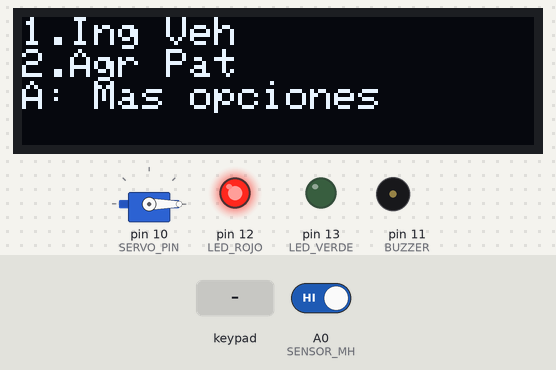
A sketch run on a simulated Arduino Uno, built with avr-gcc and run on an emulated ATmega328P. Shown: servo, 128×32 one-colour display, output pins drawn as LEDs (lit = HIGH), buzzer (waves = sounding). Inputs (shaded band) come from the test bench; at power-on: A0 (SENSOR_MH) HIGH. EEPROM starts erased.

Above: at 1.5 s.
1.6 s: keypad keys 4 5 6 B # pressed 0.4 s apart
At 4.8 s:
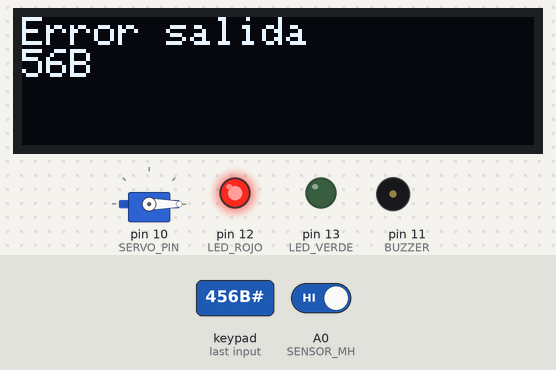
5.1 s: keypad keys 1 2 3 4 # pressed 0.4 s apart
At 7.9 s:
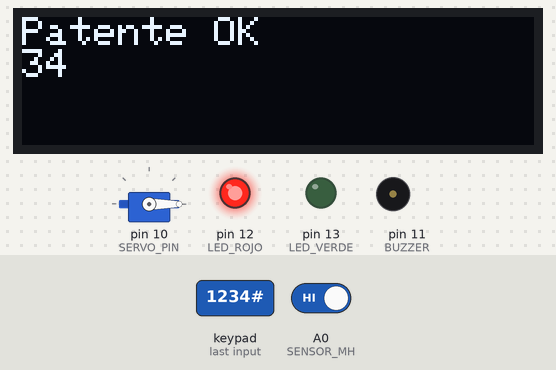
10.1 s: key '1' pressed
At 11.2 s:
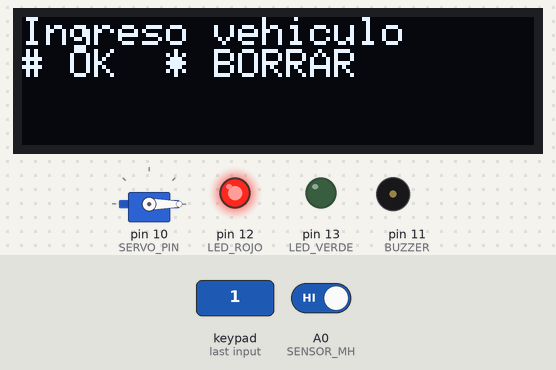
11.6 s: keypad keys 7 8 9 C # pressed 0.4 s apart
At 14.7 s:
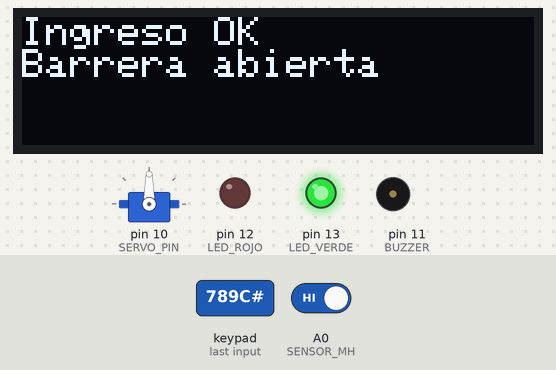
16.6 s: key '3' pressed
At 17.1 s:
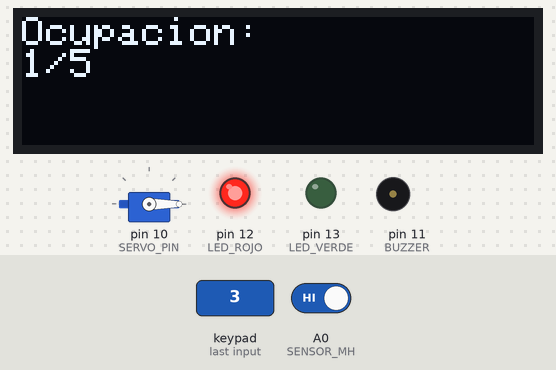
19.6 s: key 'A' pressed
At 20.8 s:
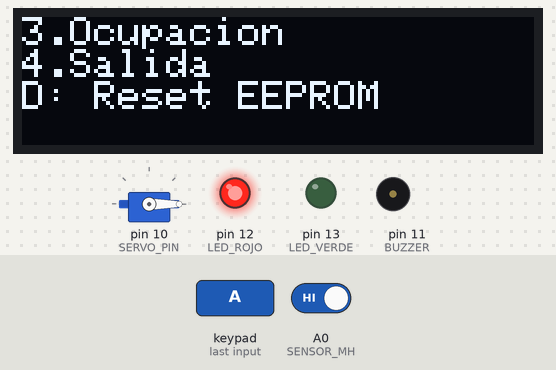
Timing chart, 0 to 22.1 s (numbered marks = the images above; inputs shaded):
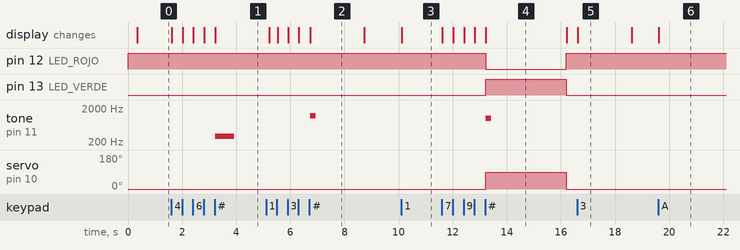

The sketch:

Sistema_de_barrera_con_apertura_por_patente.ino
```cpp
// PROYECTO SIN DELAY + EEPROM
// Barrera por patente + OLED + teclado + servo + sensor MH

#include <Wire.h>
#include <Adafruit_GFX.h>
#include <Adafruit_SSD1306.h>
#include <Keypad.h>
#include <Servo.h>
#include <EEPROM.h>

// OLED
#define ANCHO 128
#define ALTO 32
#define OLED_RESET -1

Adafruit_SSD1306 display(ANCHO, ALTO, &Wire, OLED_RESET);
Servo SERVO;

// PINES
#define SERVO_PIN 10
#define LED_VERDE 13
#define LED_ROJO 12
#define BUZZER 11
#define SENSOR_MH A0

// ESTADOS
#define MENU 0
#define LEYENDO_PATENTE 1
#define ABIERTO 2
#define MENSAJE 3

// ACCIONES
#define NINGUNA 0
#define INGRESO 1
#define AGREGAR 2
#define SALIDA 3

int estado = MENU;
int accion = NINGUNA;

// EEPROM
#define EEPROM_MARCA_ADDR 0
#define EEPROM_CANT_ADDR 1
#define EEPROM_OCUP_ADDR 2
#define EEPROM_PAT_ADDR 10
#define EEPROM_MARCA 85

// TECLADO
const byte FILAS = 4;
const byte COLUMNAS = 4;

char teclas[FILAS][COLUMNAS] = {
  {'1','2','3','A'},
  {'4','5','6','B'},
  {'7','8','9','C'},
  {'*','0','#','D'}
};

byte pinesFilas[FILAS] = {9, 8, 7, 6};
byte pinesColumnas[COLUMNAS] = {5, 4, 3, 2};

Keypad teclado = Keypad(makeKeymap(teclas), pinesFilas, pinesColumnas, FILAS, COLUMNAS);

// PATENTES
char patente[8];
int indice = 0;

char patentes[10][8] = {
  "1234",
  "456B",
  "789C"
};

int cantidadPatentes = 3;

// ESTACIONAMIENTO
int ocupacion = 0;
int capacidadMaxima = 5;

// MENU
bool pagina = false;

// TIEMPOS
unsigned long tiempoActual = 0;
unsigned long tiempoInicio = 0;
unsigned long tiempoBarrera = 3000;
unsigned long tiempoMensaje = 2000;

// SENSOR
bool sensorDetectaEnLow = true;

void setup() {
  Serial.begin(9600);

  pinMode(LED_VERDE, OUTPUT);
  pinMode(LED_ROJO, OUTPUT);
  pinMode(BUZZER, OUTPUT);
  pinMode(SENSOR_MH, INPUT_PULLUP);

  SERVO.attach(SERVO_PIN);
  cerrarBarrera();

  Wire.begin();

  if (!display.begin(SSD1306_SWITCHCAPVCC, 0x3C)) {
    Serial.println("Error OLED");
    while (true);
  }

  display.clearDisplay();
  display.setTextColor(SSD1306_WHITE);
  display.setTextSize(1);
  display.display();

  limpiarPatente();

  cargarDesdeEEPROM();

  mostrarMenu();
}

void loop() {
  tiempoActual = millis();

  char tecla = teclado.getKey();

  if (tecla) {
    leerTecla(tecla);
  }

  if (estado == ABIERTO) {

    if (sensorDetectado()) {
      tiempoInicio = tiempoActual;
      mensaje("Vehiculo detectado", "No cerrar");
    }

    if (tiempoActual - tiempoInicio >= tiempoBarrera) {
      cerrarBarrera();
      limpiarPatente();
      estado = MENU;
      mostrarMenu();
    }
  }

  if (estado == MENSAJE) {
    if (tiempoActual - tiempoInicio >= tiempoMensaje) {
      limpiarPatente();
      estado = MENU;
      mostrarMenu();
    }
  }
}

void leerTecla(char tecla) {

  if (estado == MENU) {

    if (tecla == 'A') {
      pagina = !pagina;
      mostrarMenu();
    }

    else if (tecla == '1') {
      accion = INGRESO;
      limpiarPatente();
      estado = LEYENDO_PATENTE;
      pantallaPatente("Ingreso vehiculo");
    }

    else if (tecla == '2') {
      accion = AGREGAR;
      limpiarPatente();
      estado = LEYENDO_PATENTE;
      pantallaPatente("Agregar patente");
    }

    else if (tecla == '3') {
      pantallaOcupacion();
      estado = MENSAJE;
      tiempoInicio = tiempoActual;
    }

    else if (tecla == '4') {
      accion = SALIDA;
      limpiarPatente();
      estado = LEYENDO_PATENTE;
      pantallaPatente("Salida vehiculo");
    }

    else if (tecla == 'D') {
      inicializarEEPROM();
      mensaje("EEPROM RESET", "Datos iniciales");
      estado = MENSAJE;
      tiempoInicio = tiempoActual;
    }
  }

  else if (estado == LEYENDO_PATENTE) {

    if (tecla == '*') {
      limpiarPatente();
      pantallaPatente("Patente:");
    }

    else if (tecla == '#') {
      ejecutarAccion();
    }

    else {
      agregarCaracter(tecla);
    }
  }
}

void ejecutarAccion() {

  if (accion == INGRESO) {

    if (patenteExiste()) {

      if (ocupacion < capacidadMaxima) {
        ocupacion++;
        guardarOcupacionEEPROM();

        mensaje("Ingreso OK", "Barrera abierta");
        abrirBarrera();

        tone(BUZZER, 1000, 200);

        estado = ABIERTO;
        tiempoInicio = tiempoActual;
      }

      else {
        mensaje("Sin lugar", "Estac. lleno");
        tone(BUZZER, 250, 700);

        estado = MENSAJE;
        tiempoInicio = tiempoActual;
      }
    }

    else {
      mensaje("No registrada", patente);
      tone(BUZZER, 300, 700);

      estado = MENSAJE;
      tiempoInicio = tiempoActual;
    }
  }

  else if (accion == AGREGAR) {

    if (cantidadPatentes < 10) {
      strcpy(patentes[cantidadPatentes], patente);

      guardarPatenteEEPROM(cantidadPatentes);

      cantidadPatentes++;
      guardarCantidadEEPROM();

      mensaje("Patente OK", patente);
      tone(BUZZER, 1200, 200);
    }

    else {
      mensaje("Lista llena", "Max 10 patentes");
      tone(BUZZER, 300, 700);
    }

    estado = MENSAJE;
    tiempoInicio = tiempoActual;
  }

  else if (accion == SALIDA) {

    if (patenteExiste() && ocupacion > 0) {
      ocupacion--;
      guardarOcupacionEEPROM();

      mensaje("Salida OK", "Barrera abierta");

      abrirBarrera();

      tone(BUZZER, 900, 200);

      estado = ABIERTO;
      tiempoInicio = tiempoActual;
    }

    else {
      mensaje("Error salida", patente);
      tone(BUZZER, 300, 700);

      estado = MENSAJE;
      tiempoInicio = tiempoActual;
    }
  }
}

bool patenteExiste() {
  for (int i = 0; i < cantidadPatentes; i++) {
    if (strcmp(patente, patentes[i]) == 0) {
      return true;
    }
  }

  return false;
}

bool sensorDetectado() {
  int lectura = digitalRead(SENSOR_MH);

  if (sensorDetectaEnLow == true) {
    return lectura == LOW;
  } else {
    return lectura == HIGH;
  }
}

void agregarCaracter(char tecla) {
  if (indice < 7) {
    patente[indice] = tecla;
    indice++;
    patente[indice] = '\0';

    display.clearDisplay();
    display.setTextSize(1);
    display.setCursor(0, 0);
    display.println("Patente:");

    display.setTextSize(2);
    display.setCursor(0, 16);
    display.print(patente);

    display.setTextSize(1);
    display.display();
  }
}

void limpiarPatente() {
  indice = 0;
  patente[0] = '\0';
}

void abrirBarrera() {
  SERVO.write(90);
  digitalWrite(LED_VERDE, HIGH);
  digitalWrite(LED_ROJO, LOW);
}

void cerrarBarrera() {
  SERVO.write(0);
  digitalWrite(LED_VERDE, LOW);
  digitalWrite(LED_ROJO, HIGH);
}

void mostrarMenu() {
  display.clearDisplay();
  display.setTextSize(1);
  display.setCursor(0, 0);

  if (!pagina) {
    display.println("1.Ing Veh");
    display.println("2.Agr Pat");
    display.println("A: Mas opciones");
  }
  else {
    display.println("3.Ocupacion");
    display.println("4.Salida");
    display.println("D: Reset EEPROM");
  }

  display.display();
}

void pantallaPatente(const char* titulo) {
  display.clearDisplay();
  display.setTextSize(1);
  display.setCursor(0, 0);
  display.println(titulo);
  display.println("# OK  * BORRAR");
  display.display();
}

void pantallaOcupacion() {
  display.clearDisplay();
  display.setTextSize(1);
  display.setCursor(0, 0);
  display.println("Ocupacion:");
  display.print(ocupacion);
  display.print("/");
  display.println(capacidadMaxima);
  display.display();
}

void mensaje(const char* linea1, const char* linea2) {
  display.clearDisplay();
  display.setTextSize(1);
  display.setCursor(0, 0);
  display.println(linea1);
  display.println(linea2);
  display.display();
}

// ================= EEPROM =================

int direccionPatente(int numero) {
  return EEPROM_PAT_ADDR + (numero * 8);
}

void cargarDesdeEEPROM() {

  byte marca = EEPROM.read(EEPROM_MARCA_ADDR);

  if (marca != EEPROM_MARCA) {
    inicializarEEPROM();
    return;
  }

  cantidadPatentes = EEPROM.read(EEPROM_CANT_ADDR);
  ocupacion = EEPROM.read(EEPROM_OCUP_ADDR);

  if (cantidadPatentes < 0 || cantidadPatentes > 10) {
    cantidadPatentes = 3;
  }

  if (ocupacion < 0 || ocupacion > capacidadMaxima) {
    ocupacion = 0;
  }

  for (int i = 0; i < 10; i++) {
    int dir = direccionPatente(i);

    for (int j = 0; j < 8; j++) {
      patentes[i][j] = EEPROM.read(dir + j);
    }

    patentes[i][7] = '\0';
  }
}

void inicializarEEPROM() {

  strcpy(patentes[0], "1234");
  strcpy(patentes[1], "456B");
  strcpy(patentes[2], "789C");

  for (int i = 3; i < 10; i++) {
    patentes[i][0] = '\0';
  }

  cantidadPatentes = 3;
  ocupacion = 0;

  EEPROM.update(EEPROM_MARCA_ADDR, EEPROM_MARCA);
  guardarCantidadEEPROM();
  guardarOcupacionEEPROM();

  for (int i = 0; i < 10; i++) {
    guardarPatenteEEPROM(i);
  }
}

void guardarCantidadEEPROM() {
  EEPROM.update(EEPROM_CANT_ADDR, cantidadPatentes);
}

void guardarOcupacionEEPROM() {
  EEPROM.update(EEPROM_OCUP_ADDR, ocupacion);
}

void guardarPatenteEEPROM(int numero) {
  int dir = direccionPatente(numero);

  for (int j = 0; j < 8; j++) {
    EEPROM.update(dir + j, patentes[numero][j]);
  }
}
```

Measured:
- after the input at 1.6 s, tone on pin 11 (BUZZER): silent → 300 Hz after 1.6 s, → silent 0.70 s later; the display: first changes at once (image 1 shows a later state)
- after the input at 5.1 s, tone on pin 11 (BUZZER): silent → 1200 Hz after 1.6 s, → silent 0.20 s later; the display: first differs from a run without the input after 0.43 s (image 2 shows a later state)
- after the input at 10.1 s, the display: changes at once (image 3)
- after the input at 11.6 s, pin 12 (LED_ROJO): HIGH → LOW after 1.6 s, → HIGH 3.0 s later; pin 13 (LED_VERDE): LOW → HIGH after 1.6 s, → LOW 3.0 s later
- after the input at 16.6 s, the display: changes at once (image 5)
- after the input at 19.6 s, the display: changes at once (image 6)
- what the display in image 2 shows lasts 2.0 s, from 6.7 s to 8.7 s
